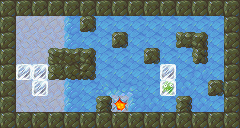

This is a level from a 2D game, rendered from its Tiled map with the project's own tilesets. A one-line summary and the map file follow, with tile-layer data summarised:
An orthogonal 15x8 tile map with 16x16 px tiles, 4 tile layers (Bottom, Floor, FloorTop, Blocks), 5 tilesets.

<map version="1.0" orientation="orthogonal" width="15" height="8" tilewidth="16" tileheight="16">
 <tileset firstgid="1" name="ground" tilewidth="16" tileheight="16">
  <image source="assets/tileset-ground.png" width="48" height="16" />
 </tileset>
 <tileset firstgid="4" name="misc" tilewidth="16" tileheight="16">
  <image source="assets/tileset-misc.png" width="64" height="16" />
  <tile id="3">
   <properties>
    <property name="goal" value="true" />
   </properties>
  </tile>
 </tileset>
 <tileset firstgid="8" name="pushblocks" tilewidth="16" tileheight="16">
  <image source="assets/tileset-pushblocks.png" width="48" height="16" />
  <tile id="1">
   <properties>
    <property name="goal" value="true" />
    <property name="sprite" value="assets/frozen.sprite" />
   </properties>
  </tile>
 </tileset>
 <tileset firstgid="11" name="rocks" tilewidth="16" tileheight="16">
  <properties>
   <property name="collision" value="true" />
  </properties>
  <image source="assets/tileset-rocks.png" width="256" height="48" />
 </tileset>
 <tileset firstgid="59" name="slippery" tilewidth="16" tileheight="16">
  <properties>
   <property name="slippery_block" value="true" />
   <property name="slippery_player" value="true" />
  </properties>
  <image source="assets/tileset-slippery.png" width="256" height="48" />
 </tileset>
 <layer name="Bottom" width="15" height="8">
  <data>[120 cells, 120 non-empty, 2 distinct tile ids]</data>
 </layer>
 <layer name="Floor" width="15" height="8">
  <properties>
   <property name="player_offset_y" value="-1" />
   <property name="player_sprite" value="assets/dino.sprite" />
   <property name="start_x" value="2" />
   <property name="start_y" value="2" />
  </properties>
  <data>[120 cells, 88 non-empty, 12 distinct tile ids]</data>
 </layer>
 <layer name="FloorTop" width="15" height="8">
  <data>[120 cells, 60 non-empty, 12 distinct tile ids]</data>
 </layer>
 <layer name="Blocks" width="15" height="8">
  <data>[120 cells, 5 non-empty, 2 distinct tile ids]</data>
 </layer>
</map>
